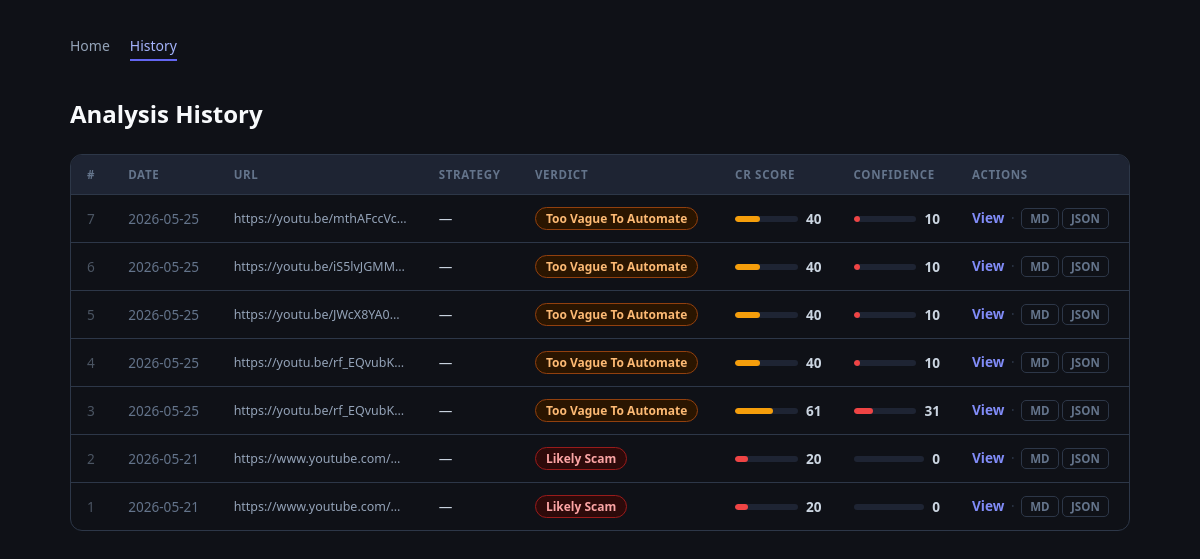
Before: /history with the older database file.
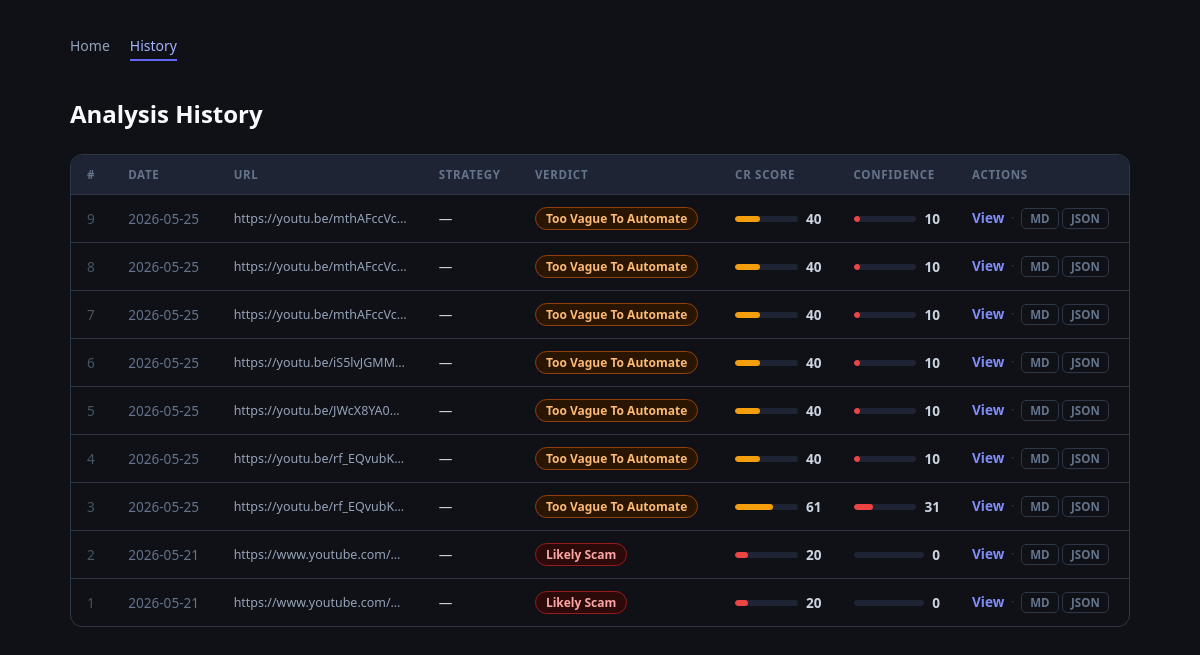
After: the same page with the newer database file.
### tables this page shows
CREATE TABLE analyses (
                id                    INTEGER PRIMARY KEY AUTOINCREMENT,
                youtube_url           TEXT NOT NULL,
                video_id              TEXT,
                strategy_name         TEXT,
                strategy_type         TEXT,
                market                TEXT,
                timeframe             TEXT,
                coding_readiness_score INTEGER,
                confidence_score      INTEGER,
                pine_script_ready     INTEGER,
                warning               TEXT,
                missing_information   TEXT,
                failure_reasons       TEXT,
                subjective_terms      TEXT,
                verdict               TEXT,
                automation_difficulty TEXT,
                created_at            TEXT NOT NULL
            , pine_script_missing TEXT);

### app.py (the view)
    @app.get("/history", response_class=HTMLResponse)
    def history(request: Request):
        rows = _db.get_all_analyses() if _db is not None else []
        return templates.TemplateResponse(
            request=request,
            name="history.html",
            context={"rows": rows},
        )

### templates/history.html (shortened to what this page needs)
<!DOCTYPE html>
<html lang="en">
<head>
</head>
<body>
<div class="container">
  <nav>
    <a href="/">Home</a>
    <a href="/history" class="active">History</a>
  </nav>
  <h1>Analysis History</h1>
  {% if not rows %}
  <p class="empty">No analyses saved yet. <a href="/">Analyze a YouTube video</a> to get started.</p>
  {% else %}
  <div class="table-wrap">
    <table>
      <thead>
        <tr>
          <th>#</th>
          <th>Date</th>
          <th>URL</th>
          <th>Strategy</th>
          <th>Verdict</th>
          <th>CR Score</th>
          <th>Confidence</th>
          <th>Actions</th>
        </tr>
      </thead>
      <tbody>
        {% for r in rows %}
        {% set cr = r.coding_readiness_score or 0 %}
        {% set cf = r.confidence_score or 0 %}
        <tr>
          <td style="color:#4b5563;">{{ r.id }}</td>
          <td style="white-space:nowrap;color:#64748b;">{{ r.created_at[:10] }}</td>
          <td class="url" title="{{ r.youtube_url }}">{{ r.youtube_url }}</td>
          <td>{{ r.strategy_name or '—' }}</td>
          <td>
            {% set vc = {'Likely Scam':'red','Too Vague To Automate':'orange','Semi-Codable':'yellow','Fully Codable':'green'} %}
            <span class="verdict-pill {{ vc.get(r.verdict, 'orange') }}">{{ r.verdict or '—' }}</span>
          </td>
          <td class="score">
            <div class="score-bar-inline">
              <div class="bar-mini">
                <div class="bar-mini-fill {% if cr >= 70 %}fill-green{% elif cr >= 40 %}fill-yellow{% else %}fill-red{% endif %}"
                     style="width:{{ cr }}%"></div>
              </div>
              {{ cr }}
            </div>
          </td>
          <td class="score">
            <div class="score-bar-inline">
              <div class="bar-mini">
                <div class="bar-mini-fill {% if cf >= 70 %}fill-green{% elif cf >= 40 %}fill-yellow{% else %}fill-red{% endif %}"
                     style="width:{{ cf }}%"></div>
              </div>
              {{ cf }}
            </div>
          </td>
          <td class="actions">
            <a class="link-btn" href="/analysis/{{ r.id }}">View</a>
            <span class="action-sep">·</span>
            <a class="export-link" href="/analysis/{{ r.id }}/markdown"
               download="strategy_{{ r.id }}.md" title="Download Markdown">MD</a>
            <a class="export-link" href="/analysis/{{ r.id }}/json"
               download="strategy_{{ r.id }}.json" title="Download JSON">JSON</a>
          </td>
        </tr>
        {% endfor %}
      </tbody>
    </table>
  </div>
  {% endif %}
</div>
</body>
</html>

Changed rows visible on the page:
added analyses: id "9", created_at "2026-05-25", youtube_url "https://youtu.be/mthAFccVc…", strategy_name "—", verdict "Too Vague To Automate", coding_readiness_score "40", confidence_score "10"
added analyses: id "8", created_at "2026-05-25", youtube_url "https://youtu.be/mthAFccVc…", strategy_name "—", verdict "Too Vague To Automate", coding_readiness_score "40", confidence_score "10"
